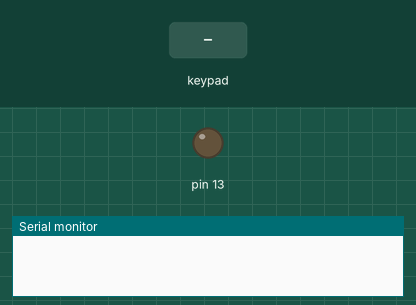
Simulated run of this sketch. Board: Arduino Uno, built with avr-gcc and run on an emulated ATmega328P. Parts: output pins drawn as LEDs (lit = HIGH), the last lines printed to the serial monitor. Dashed ring = blinking. The test bench sets the inputs (shaded band).

Above: at 1.2 s.
1.3 s: keypad keys 5 4 3 2 pressed 0.4 s apart
At 1.75 s:
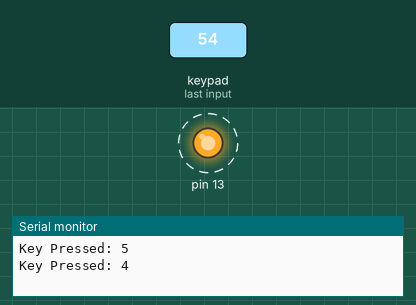
4.4 s: key 'A' pressed
At 5.4 s:
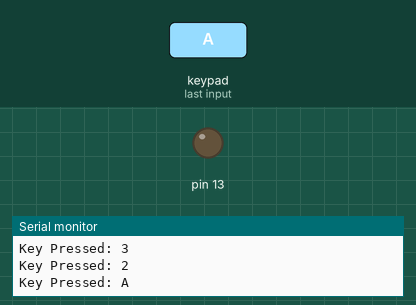
5.9 s: key 'B' pressed
At 6.6 s:
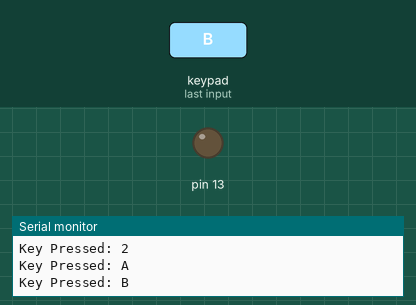
7.4 s: keypad keys 5 4 3 2 # pressed 0.4 s apart
At 7.65 s:
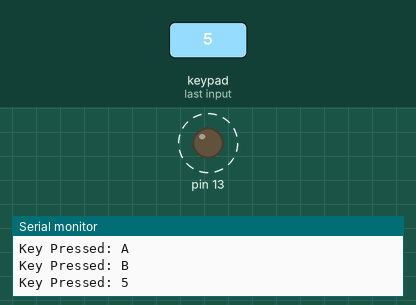
10.9 s: key 'C' pressed
At 11.7 s:
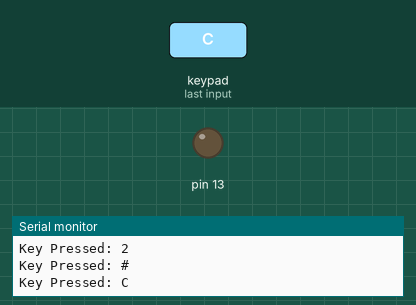
12.4 s: keypad keys 5 4 3 2 * pressed 0.4 s apart
At 12.65 s:
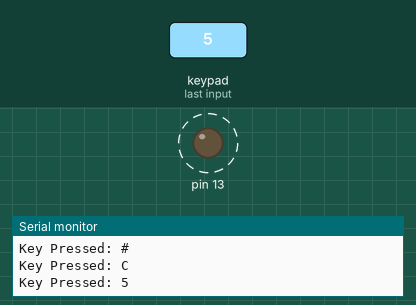
Timing chart, 0 to 15.6 s (numbered marks = the images above; inputs shaded):
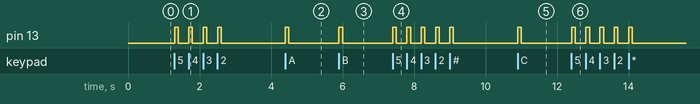

The sketch:

keyboardDisplay.ino
```cpp
#include <Keypad.h>

const byte ROWS = 4;
const byte COLS = 4;

char hexaKeys[ROWS][COLS] = {
  {'1', '2', '3', 'A'},
  {'4', '5', '6', 'B'},
  {'7', '8', '9', 'C'},
  {'*', '0', '#', 'D'}
};

byte rowPins[ROWS] = {5, 4, 3, 2};
byte colPins[COLS] = {9, 8, 7, 6};

Keypad customKeypad = Keypad(makeKeymap(hexaKeys), rowPins, colPins, ROWS, COLS);

void setup() {
  Serial.begin(9600);
  pinMode(13, OUTPUT);
}

void loop() {
  char key = customKeypad.getKey();

  if (key) {
    Serial.print("Key Pressed: ");
    Serial.println(key);

    digitalWrite(13, HIGH);
    delay(100);
    digitalWrite(13, LOW);
  }
}
```

Measured:
- after the input at 1.3 s, pin 13: alternates HIGH for 0.10 s and LOW for 0.30 s, 8 changes in all, then stays LOW, starting at once
- after the input at 4.4 s, pin 13: LOW → HIGH at once, → LOW 0.10 s later
- after the input at 5.9 s, pin 13: LOW → HIGH at once, → LOW 0.10 s later
- after the input at 7.4 s, pin 13: alternates HIGH for 0.10 s and LOW for 0.30 s, 10 changes in all, then stays LOW, starting at once
- after the input at 10.9 s, pin 13: LOW → HIGH at once, → LOW 0.10 s later
- after the input at 12.4 s, pin 13: alternates HIGH for 0.10 s and LOW for 0.30 s, 10 changes in all, then stays LOW, starting at once
